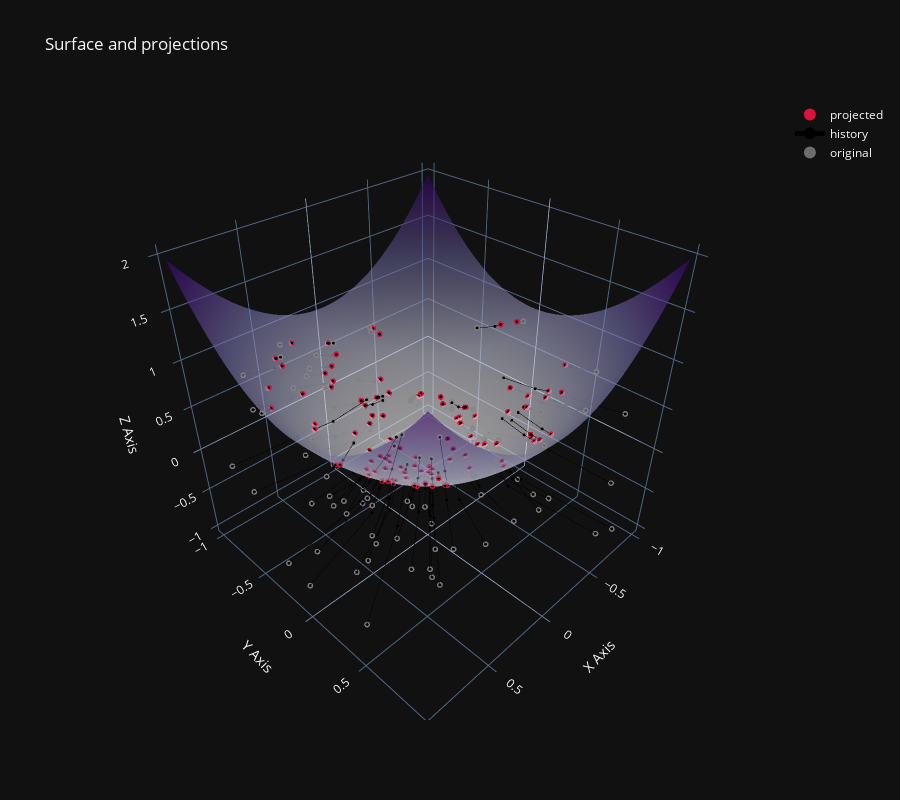

Notebook cell for this chart:
### Code cell
from jnlr.utils.plot_utils import plot_3d_projection
plot_3d_projection(X, f_paraboloid, round_cutoff=None, solver_builder=make_solver, plot_history=True, n_iterations=4)
